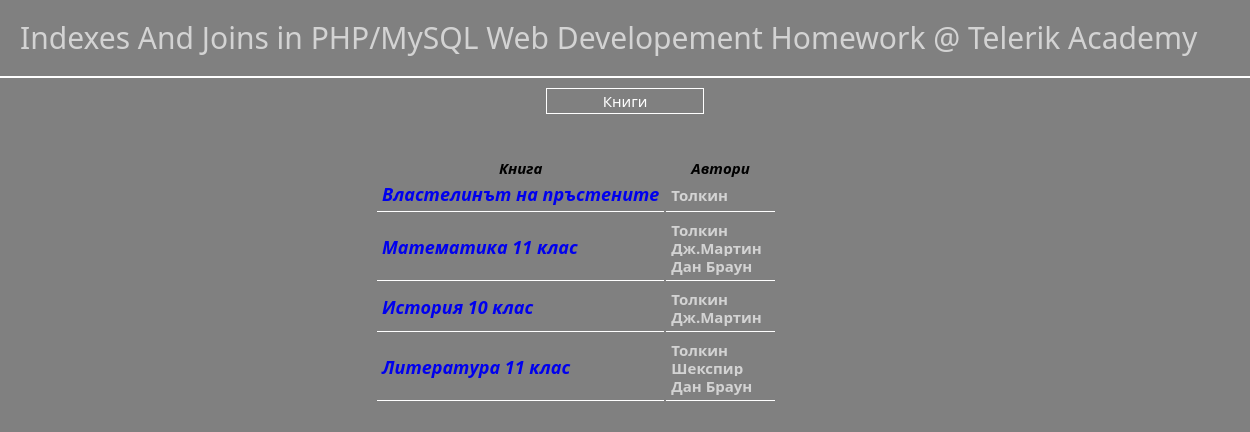
The app's page /homework5/booksList.php?authorID=1 with its own data.
### tables this page shows
CREATE TABLE IF NOT EXISTS `books_authors` (
  `book_id` int(11) NOT NULL,
  `author_id` int(11) NOT NULL
);

CREATE TABLE IF NOT EXISTS `books` (
  `book_id` int(11) NOT NULL AUTO_INCREMENT,
  `book_title` varchar(50) NOT NULL,
  PRIMARY KEY (`book_id`)
);

CREATE TABLE IF NOT EXISTS `authors` (
  `author_id` int(11) NOT NULL AUTO_INCREMENT,
  `author_name` varchar(50) NOT NULL,
  PRIMARY KEY (`author_id`)
);

### homework5/booksList.php (the view, shortened to what this page needs)
<?php
require './includes/globals.php';
include './includes/header.php';
?>
<div class="index-btn"><a href="index.php">Книги</a></div>
<div class="table-wrapper">
<table>
<tr><th>Книга</th><th>Автори</th></tr>
<?php
        if ($connection) {
            if (isset($_GET['authorID']) && is_numeric($_GET['authorID'])) {
                $getAllBooksByAuthorQuery = mysqli_query($connection, 'SELECT * FROM authors INNER JOIN books_authors ON authors.author_id=books_authors.author_id INNER JOIN books ON books_authors.book_id=books.book_id WHERE authors.author_id="'.$_GET['authorID'].'"');
                if ($getAllBooksByAuthorQuery->num_rows > 0) {
                     while ($row=$getAllBooksByAuthorQuery->fetch_assoc()) {
                        echo '<tr><td><div class="book-title"><a href="book.php?book_id='.$row['book_id'].'">'.$row['book_title'].'</a></div></td><td>';
                        $getAllAuthorsForGivenBookQuery = mysqli_query($connection, 'SELECT * FROM authors INNER JOIN books_authors ON authors.author_id=books_authors.author_id INNER JOIN books ON books_authors.book_id=books.book_id WHERE book_title="'.$row['book_title'].'"');
                        while ($row2=$getAllAuthorsForGivenBookQuery->fetch_assoc()) {
                            echo '<div class="author-name"><a href="booksList.php?authorID='.$row2['author_id'].'">'.$row2['author_name'].' </a></div>';
                        }
                     echo '</td><tr>';
                     }
                }
                else {
                    echo '<div class="error-msg">No such author or no books added with this author</div>';
                }
            }
            else {
                echo '<div class="error-msg">No such author</div>';
            }
        }
        else    {
            echo 'No connection to database - '.mysqli_connect_error();
        }
?>
</table>
</div>
<?php
include './includes/footer.php';
?>

### records on screen
books_authors: book.book_title "Властелинът на пръстените", author.author_name "Толкин"
books_authors: book.book_title "Математика 11 клас", author.author_name "Толкин"
books_authors: author.author_name "Дж.Мартин"
books_authors: author.author_name "Дан Браун"
books_authors: book.book_title "История 10 клас", author.author_name "Толкин"
books_authors: author.author_name "Дж.Мартин"
books_authors: book.book_title "Литература 11 клас", author.author_name "Толкин"
books_authors: author.author_name "Шекспир"
books_authors: author.author_name "Дан Браун"
